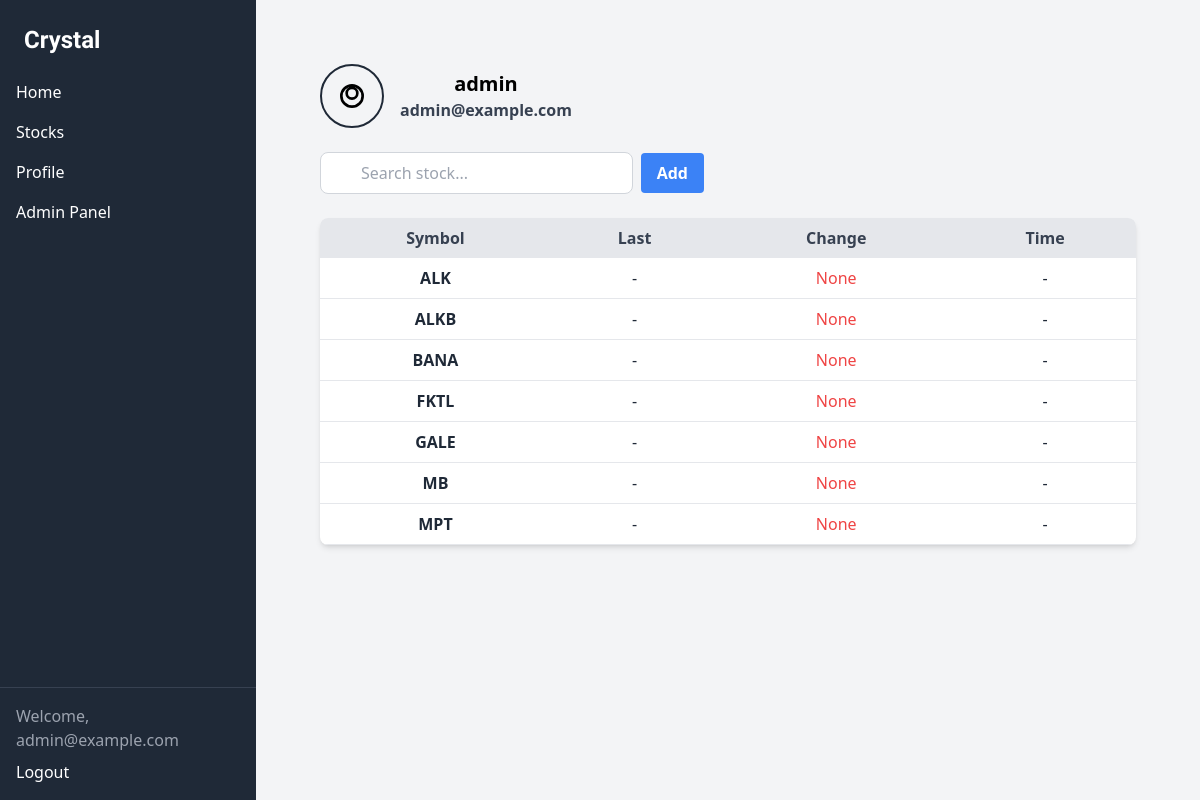
The page /profile/ (signed in) on the database as committed earlier.
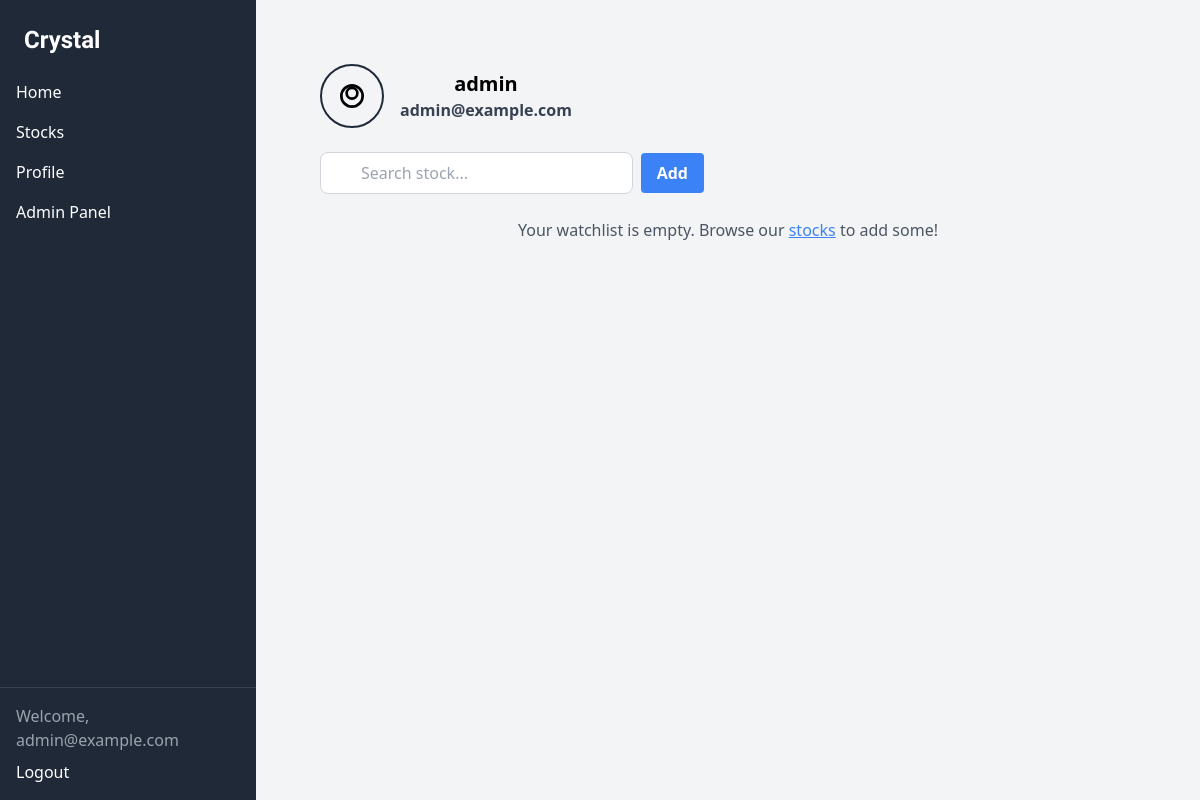
The same page on the database as committed later.
### backend/models.py (models this page shows, shortened)
class Stock(models.Model):
    code = models.CharField(max_length=10, unique=True)
    name = models.CharField(max_length=100, null=True, blank=True)
    mse_url = models.URLField(max_length=500, null=True, blank=True)
    cloud_key = models.CharField(max_length=255, )
    last_modified = models.DateField(null=True, blank=True)
    created_at = models.DateTimeField(auto_now_add=True)
    price = models.DecimalField(max_digits=10, decimal_places=2, null=True, blank=True)
    change = models.DecimalField(max_digits=4, decimal_places=2, null=True, blank=True)
    class Meta:
        ordering = ['code']

### backend/views.py (the view)
# urls.py: path('profile/', profile, name='profile'),
@login_required
def profile(request):
    all_stocks = Stock.objects.all()
    stocks_watchlist = list(request.user.app_user.watchlist.all().order_by('code'))
    with ThreadPoolExecutor(max_workers=10) as executor:
        stock_data = list(executor.map(process_stock, stocks_watchlist))
    return render(
        request,
        'backend/profile.html',
        {
            'stocks': stock_data,
            'all_stocks': all_stocks,
        }
    )

### backend/templates/backend/profile.html (shortened to what this page needs)
{% extends 'base.html' %}
{% block content %}
    <div class="container mx-auto p-6">
        <div class="flex justify-between items-center mb-6">
            <div class="flex items-center">
                <div class="w-16 h-16 flex items-center justify-center rounded-full border-2 border-gray-800">
                    <svg xmlns="http://www.w3.org/2000/svg" class="h-8 w-8 text-black" fill="none" viewBox="0 0 24 24"
                         stroke="currentColor">
                        <path stroke-linecap="round" stroke-linejoin="round" stroke-width="2"
                              d="M12 14a4 4 0 110-8 4 4 0 010 8zm0 6a8 8 0 110-16 8 8 0 010 16z"></path>
                    </svg>
                </div>
                <div class="ml-4">
                    <h2 class="text-xl font-semibold text-black">{{ user.username }}</h2>
                    <p class="text-gray-700 font-semibold">{{ user.email }}</p>
                </div>
            </div>
        </div>
        <div class="ui-widget mb-6">
            <form method="POST" action="{% url 'add_to_watchlist_from_profile' %}" class="relative w-full max-w-sm">
                <div class="flex items-center">
                    <input id="tags" name="stock_code" placeholder="Search stock..."
                           class="w-full border border-gray-300 rounded-lg py-2 pl-10 pr-4 focus:outline-none focus:ring-2 focus:ring-blue-500">
                    <button type="submit"
                            class="ml-2 bg-blue-500 hover:bg-blue-700 text-white font-bold py-2 px-4 rounded">
                        Add
                    </button>
                </div>
            </form>
        </div>
        {% if stocks %}
            <div class="bg-white shadow-md rounded-lg overflow-x-auto">
                <table class="table-auto w-full border-collapse">
                    <thead class="bg-gray-200 text-gray-700">
                    <tr>
                        <th class="px-4 py-2 text-center font-extrabold">Symbol</th>
                        <th class="px-4 py-2 text-center font-extrabold">Last</th>
                        <th class="px-4 py-2 text-center font-extrabold">Change</th>
                        <th class="px-4 py-2 text-center font-extrabold">Time</th>
                    </tr>
                    </thead>
                    <tbody>
                    {% for stock in stocks %}
                        <tr class="hover:bg-gray-100 border-b">
                            <td class="px-4 py-2 font-semibold">{{ stock.code }}</td>
                            <td class="px-4 py-2">{{ stock.last|default:"-" }}</td>
                            <td class="px-4 py-2 {% if stock.change > 0 %}text-green-500{% elif stock.change == 0%}text-blue-500{% else %}text-red-500{% endif %}">
                            {{ stock.change }}
                            </td>
                            <td class="px-4 py-2">{{ stock.time|default:"-" }}</td>
                        </tr>
                    {% endfor %}
                    </tbody>
                </table>
            </div>
        {% else %}
            <div class="text-gray-600">
                Your watchlist is empty. Browse our
                <a href="{% url 'stock_list' %}" class="text-blue-500 underline">stocks</a>
                to add some!
            </div>
        {% endif %}
    </div>
{% endblock %}

Rows that differ between the two databases and show on the page:
removed Stock: code "ALK"
removed Stock: code "ALKB"
removed Stock: code "BANA"
removed Stock: code "FKTL"
removed Stock: code "GALE"
removed Stock: code "MB"
removed Stock: code "MPT"
Other text that changed with them:
text no longer shown: "Symbol Last Change Time"
text now shown: "Your watchlist is empty. Browse our stocks to add some!"
list line gone: "- None -"
